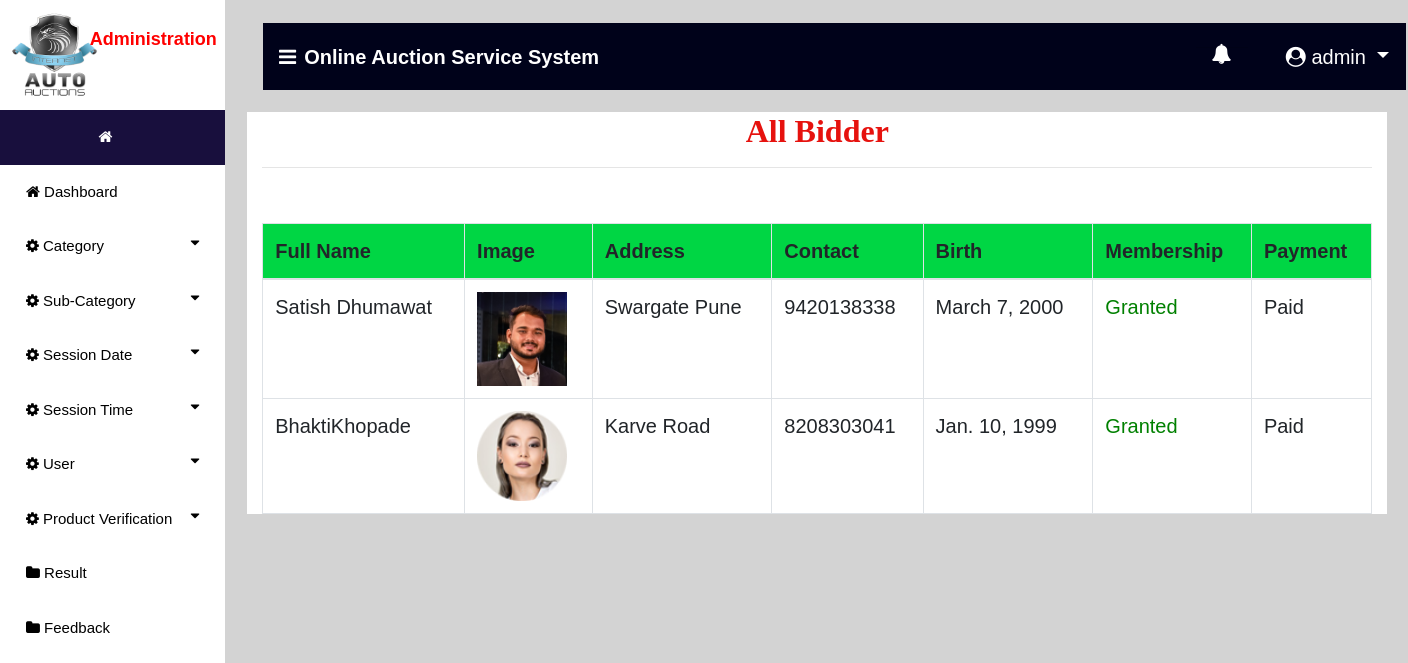
The page /bidder_user (signed in) on the database its author committed.
### auction/models.py (models this page shows, shortened)
class Bidder(models.Model):
    user = models.ForeignKey(User,on_delete=models.CASCADE,null=True)
    dob = models.DateField(null=True)
    address = models.CharField(max_length=100,null=True)
    contact = models.CharField(max_length=10,null=True)
    image = models.FileField(null=True)
    membership = models.ForeignKey(Member_fee,on_delete=models.CASCADE,null=True)

class Member_fee(models.Model):
    fee = models.CharField(max_length=20,null=True)
    def __str__(self):
        return self.fee

### auction/views.py (the view)
# urls.py: path('bidder_user', Bidder_User,name="bidder_user"),
def Bidder_User(request):
    if not request.user.is_staff:
        return redirect('login_user')
    user1 = User.objects.get(id=request.user.id)
    pro=""
    try:
        pro = Bidder.objects.get(user=user1)
        if pro:
            error="pat"
    except:
        pro = Auction_User.objects.get(user=user1)
    error = False
    st = Status.objects.get(status = "pending")
    prod = Bidder.objects.all()
    d = {'error':error,'pro':pro,'data':pro,'prod':prod}
    return render(request, 'new_user.html',d)

### auction/templates/new_user.html (shortened to what this page needs)
{% extends 'navigation3.html' %}
{% block body1 %}
 <div class="container" style="background:white">
<center><h2 style = "font-family : 'Monotype Corsiva' ; color : #E6120E ; font-weight : bold;margin-top:2%">All Bidder</h2></center><hr>
<table class="table table-bordered" id="myTable">
  <thead>
  <tr>
    <th>Full Name</th>
    <th>Image</th>
    <th>Address</th>
    <th>Contact</th>
    <th>Birth</th>
    <th>Membership</th>
    <th>Payment</th>
  </tr>
  </thead>
   <tbody>
{% for i in prod %}
  <tr>
    <td>{{i.user.first_name}}{{i.user.last_name}}</td>
    <td><img src="{{i.image.url}}" style="width:90px"> </td>
    <td>{{i.address}}</td>
    <td>{{i.contact}}</td>
    <td>{{i.dob}}</td>
    {% ifequal i.membership.fee "Paid" %}
    <td style="color:green">Granted</td>
    {% else %}
    <td style="color:red">Not Granted</td>
    {% endifequal %}
    <td>{{i.membership}}</td>
  </tr>
{% endfor %}
    </tbody>
</table>
 </div>
{% endblock %}

### auction/templates/navigation3.html (shortened to what this page needs)
{% extends 'navigation2.html' %}
{% block body %}
<nav class="navbar navbar-expand-lg navbar-light" style="margin-left:2%;margin-top:2%;width:99%;background-color:#00021a">
  <a class="navbar-brand" href="#" style="color:white;font-weight:bold"><i class="fa fa-bars" style="margin-right:8px"></i>Online Auction Service System</a>
  {% if request.user.is_staff %}
     <div class="collapse navbar-collapse nav justify-content-end" id="navbarNavDropdown">
      <li class="nav-item dropdown" style="margin-right:3%;color:white;margin-left:600px">
        <a class="nav-link dropdown" style="margin-left:5%;color:white" href="#" id="navbarDropdown" role="button" data-toggle="dropdown" aria-haspopup="true">
          <i class="fa fa-bell" style="top:0;padding-bottom:10px">{{count}}</i>
        </a>
        <hr>
      </li>
  </div>
     {% endif %}
  <div class="collapse navbar-collapse nav justify-content-end" id="navbarNavDropdown">
      <li class="nav-item dropdown" style="margin-right:3%;color:white">
        <a class="nav-link dropdown-toggle" style="color:white;margin-left:5%" href="#" id="navbarDropdown" role="button" data-toggle="dropdown" aria-haspopup="true" aria-expanded="false">
          <i class="fa fa-user-circle"></i> {{request.user.username}}
        </a>
      </li>
  </div>
 </nav>
{% block body1 %}
{% endblock %}
{% endblock %}

### auction/templates/navigation2.html (style rules this page uses)
thead { background:#00d644; }
body { font-family: "Lato", sans-serif; }
body { margin:0;font-family:Arial }
.dropdown { float:right; }

### rows shown on the page
Bidder: user.first_name "Satish", user.last_name "Dhumawat", image (picture), address "Swargate Pune", contact "9420138338", dob "March 7, 2000", membership "Paid"
Bidder: user.first_name "Bhakti", user.last_name "Khopade", image (picture), address "Karve Road", contact "8208303041", dob "Jan. 10, 1999", membership "Paid"

### other values the page prints
{{ request.user.username }} "admin"
